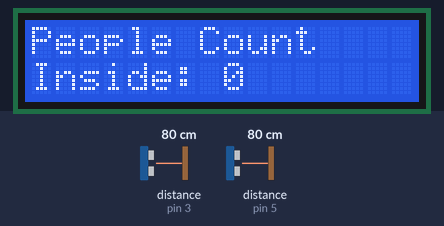
Bench run of a sketch on a simulated Arduino Uno, built with avr-gcc and run on an emulated ATmega328P. On the bench: 16×2 character LCD. Wiring (inferred from the names in the program): 2 × ultrasonic range finder: trigger pin 2, echo pin 3 / trigger pin 4, echo pin 5. The test bench sets the inputs (shaded band); at power-on: distance to the obstacle (sensors on pin 3, pin 5) 80 cm. The echo pulse lasts 58.3 µs per cm.

Above: at 1.2 s.
1.3 s: distance to the obstacle (sensor on pin 3) set to 2 cm
At 2.4 s:
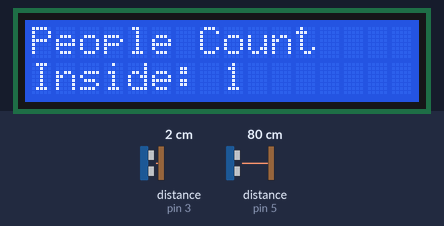
Timing chart, 0 to 4.3 s (numbered marks = the images above; inputs shaded):
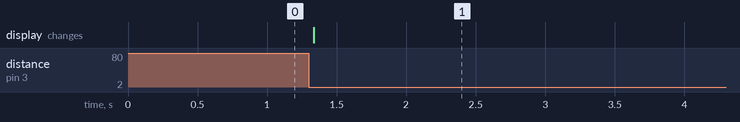

The sketch:

CLASS11C.ino
```cpp
#include <Wire.h>
#include <LiquidCrystal_I2C.h>

// LCD address (0x27 or 0x3F)
LiquidCrystal_I2C lcd(0x27, 16, 2);

// Ultrasonic sensor pins
#define trig1 2
#define echo1 3
#define trig2 4
#define echo2 5

int people = 0;
bool inFlag = false;
bool outFlag = false;

// Function to measure distance
int getDistance(int trig, int echo) {
  digitalWrite(trig, LOW);
  delayMicroseconds(2);
  digitalWrite(trig, HIGH);
  delayMicroseconds(10);
  digitalWrite(trig, LOW);

  long duration = pulseIn(echo, HIGH, 25000);
  if (duration == 0) return 100;

  return duration * 0.034 / 2;
}

void setup() {
  pinMode(trig1, OUTPUT);
  pinMode(echo1, INPUT);
  pinMode(trig2, OUTPUT);
  pinMode(echo2, INPUT);

  lcd.begin();   // ✅ FIXED
  lcd.backlight();

  lcd.setCursor(0, 0);
  lcd.print("People Count");
  lcd.setCursor(0, 1);
  lcd.print("Inside: 0");

  Serial.begin(9600);
}

void loop() {
  int d1 = getDistance(trig1, echo1);
  int d2 = getDistance(trig2, echo2);

  // ENTRY
  if (d1 < 10 && !inFlag) {
    people++;
    inFlag = true;
    updateLCD();
    delay(400);
  }

  // EXIT
  if (d2 < 10 && !outFlag && people > 0) {
    people--;
    outFlag = true;
    updateLCD();
    delay(400);
  }

  if (d1 > 15) inFlag = false;
  if (d2 > 15) outFlag = false;
}

void updateLCD() {
  lcd.clear();
  lcd.setCursor(0, 0);
  lcd.print("People Count");
  lcd.setCursor(0, 1);
  lcd.print("Inside: ");
  lcd.print(people);
}
```

Measured:
- after the input at 1.3 s, the display: changes at once (image 1)
